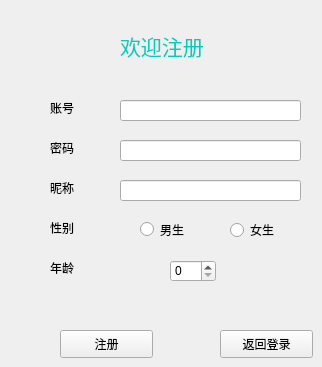
  <widget class="QWidget" name="RegisterWindow">
   <property name="baseSize">
    <size>
     <width>0</width>
     <height>0</height>
    </size>
   </property>
   <property name="windowTitle">
    <string>注册</string>
   </property>
   <widget class="QLabel" name="RegisterLabel">
    <property name="geometry">
     <rect>
      <x>120</x>
      <y>30</y>
      <width>111</width>
      <height>31</height>
     </rect>
    </property>
    <property name="text">
     <string>&lt;html&gt;&lt;head/&gt;&lt;body&gt;&lt;p&gt;&lt;span style=&quot; font-size:16pt; color:#04ccbc;&quot;&gt;欢迎注册&lt;/span&gt;&lt;/p&gt;&lt;/body&gt;&lt;/html&gt;</string>
    </property>
   </widget>
   <widget class="QLabel" name="RegisterUserNameLabel">
    <property name="geometry">
     <rect>
      <x>50</x>
      <y>100</y>
      <width>31</width>
      <height>16</height>
     </rect>
    </property>
    <property name="text">
     <string>账号</string>
    </property>
   </widget>
   <widget class="QLabel" name="RegisterUserPasswordLabel">
    <property name="geometry">
     <rect>
      <x>50</x>
      <y>140</y>
      <width>31</width>
      <height>16</height>
     </rect>
    </property>
    <property name="text">
     <string>密码</string>
    </property>
   </widget>
   <widget class="QLabel" name="RegisterUserNickNameLabel">
    <property name="geometry">
     <rect>
      <x>50</x>
      <y>180</y>
      <width>31</width>
      <height>16</height>
     </rect>
    </property>
    <property name="text">
     <string>昵称</string>
    </property>
   </widget>
   <widget class="QLabel" name="RegisterUserSexLabel">
    <property name="geometry">
     <rect>
      <x>50</x>
      <y>220</y>
      <width>31</width>
      <height>16</height>
     </rect>
    </property>
    <property name="text">
     <string>性别</string>
    </property>
   </widget>
   <widget class="QLabel" name="RegisterUserAgeLabel">
    <property name="geometry">
     <rect>
      <x>50</x>
      <y>260</y>
      <width>31</width>
      <height>16</height>
     </rect>
    </property>
    <property name="text">
     <string>年龄</string>
    </property>
   </widget>
   <widget class="QLineEdit" name="RegisterUserNameInput">
    <property name="geometry">
     <rect>
      <x>120</x>
      <y>100</y>
      <width>181</width>
      <height>21</height>
     </rect>
    </property>
   </widget>
   <widget class="QLineEdit" name="RegisterUserPasswordInput">
    <property name="geometry">
     <rect>
      <x>120</x>
      <y>140</y>
      <width>181</width>
      <height>21</height>
     </rect>
    </property>
    <property name="echoMode">
     <enum>QLineEdit::Password</enum>
    </property>
   </widget>
   <widget class="QLineEdit" name="RegisterUserNickNameInput">
    <property name="geometry">
     <rect>
      <x>120</x>
      <y>180</y>
      <width>181</width>
      <height>21</height>
     </rect>
    </property>
   </widget>
   <widget class="QSpinBox" name="RegisterUserAgeInput">
    <property name="geometry">
     <rect>
      <x>170</x>
      <y>260</y>
      <width>46</width>
      <height>22</height>
     </rect>
    </property>
   </widget>
   <widget class="QRadioButton" name="RegisterUserSexManInput">
    <property name="geometry">
     <rect>
      <x>140</x>
      <y>220</y>
      <width>51</width>
      <height>19</height>
     </rect>
    </property>
    <property name="text">
     <string>男生</string>
    </property>
   </widget>
   <widget class="QRadioButton" name="RegisterUserSexWomanInput">
    <property name="geometry">
     <rect>
      <x>230</x>
      <y>220</y>
      <width>51</width>
      <height>20</height>
     </rect>
    </property>
    <property name="text">
     <string>女生</string>
    </property>
   </widget>
   <widget class="QPushButton" name="RegisterButton">
    <property name="geometry">
     <rect>
      <x>60</x>
      <y>330</y>
      <width>93</width>
      <height>28</height>
     </rect>
    </property>
    <property name="text">
     <string>注册</string>
    </property>
   </widget>
   <widget class="QPushButton" name="BackToLoginButton">
    <property name="geometry">
     <rect>
      <x>220</x>
      <y>330</y>
      <width>93</width>
      <height>28</height>
     </rect>
    </property>
    <property name="text">
     <string>返回登录</string>
    </property>
   </widget>
  </widget>
